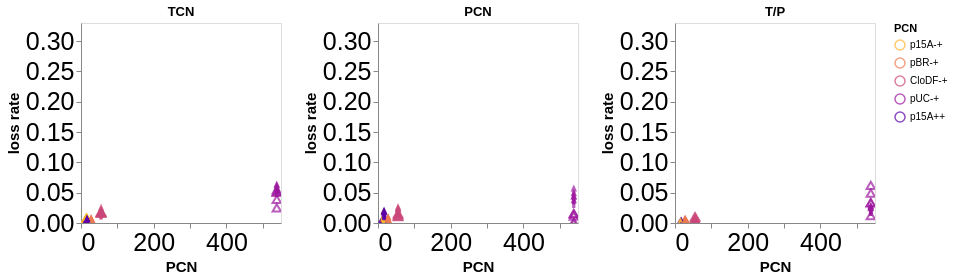

Notebook cell for this chart:
### Code cell
TCN_loss_PCNasX = alt.Chart(combined_scatter_DF).mark_point(size=70).encode(
    alt.X("averagePCN", axis=alt.Axis(labelFontSize=25, titleFontSize=15, grid=False), title='PCN'),
    alt.Y("rate_of_loss_log(transposon copy)", scale=alt.Scale(domain=[0, 0.33]), axis=alt.Axis(labelFontSize=25, titleFontSize=15, grid=False), title='loss rate'),
    color=alt.Color('PCN').scale(scheme=colorScheme,reverse=True),
    shape=alt.Shape('Kan:O', legend=None, scale=alt.Scale(range=['arrow', 'triangle']))
).properties(
    title='TCN',
    width=200,
    height=200
)

PCN_loss_PCNasX = alt.Chart(combined_scatter_DF).mark_point(size=70).encode(
    alt.X("averagePCN", axis=alt.Axis(labelFontSize=25, titleFontSize=15, grid=False), title='PCN'),
    alt.Y("rate_of_loss_log(plasmid copy)", scale=alt.Scale(domain=[0, 0.33]), axis=alt.Axis(labelFontSize=25, titleFontSize=15, grid=False), title='loss rate'),
    color=alt.Color('PCN').scale(scheme=colorScheme,reverse=True),
    shape=alt.Shape('Kan:O', legend=None, scale=alt.Scale(range=['arrow', 'triangle']))
).properties(
    title='PCN',
    width=200,
    height=200
)

Ratio_loss_PCNasX = alt.Chart(combined_scatter_DF).mark_point(size=70).encode(
    alt.X("averagePCN", axis=alt.Axis(labelFontSize=25, titleFontSize=15, grid=False), title='PCN'),
    alt.Y("rate_of_loss_log(T/P)", scale=alt.Scale(domain=[0, 0.33]), axis=alt.Axis(labelFontSize=25, titleFontSize=15, grid=False), title='loss rate'),
    color=alt.Color('PCN').scale(scheme=colorScheme,reverse=True),
    shape=alt.Shape('Kan:O', legend=None, scale=alt.Scale(range=['arrow', 'triangle']))
).properties(
    title='T/P',
    width=200,
    height=200
)

Loss_combined_PCNasX_chart = TCN_loss_PCNasX | PCN_loss_PCNasX | Ratio_loss_PCNasX

Loss_combined_PCNasX_chart.interactive()

### Figure 1 — Vega-Lite specification as saved in the notebook (floating-point values rounded to 4 significant figures)
{"config": {"view": {"continuousWidth": 300, "continuousHeight": 300}}, "hconcat": [{"mark": {"type": "point", "size": 70}, "encoding": {"color": {"field": "PCN", "scale": {"scheme": "plasma", "reverse": true}, "sort": ["p15A-+", "pBR-+", "CloDF-+", "pUC-+", "p15A++"], "type": "ordinal"}, "shape": {"field": "Kan", "legend": null, "scale": {"range": ["arrow", "triangle"]}, "type": "ordinal"}, "x": {"axis": {"grid": false, "labelFontSize": 25, "titleFontSize": 15}, "field": "averagePCN", "title": "PCN", "type": "quantitative"}, "y": {"axis": {"grid": false, "labelFontSize": 25, "titleFontSize": 15}, "field": "rate_of_loss_log(transposon copy)", "scale": {"domain": [0, 0.33]}, "title": "loss rate", "type": "quantitative"}}, "height": 200, "name": "view_1", "title": "TCN", "width": 200}, {"mark": {"type": "point", "size": 70}, "encoding": {"color": {"field": "PCN", "scale": {"scheme": "plasma", "reverse": true}, "sort": ["p15A-+", "pBR-+", "CloDF-+", "pUC-+", "p15A++"], "type": "ordinal"}, "shape": {"field": "Kan", "legend": null, "scale": {"range": ["arrow", "triangle"]}, "type": "ordinal"}, "x": {"axis": {"grid": false, "labelFontSize": 25, "titleFontSize": 15}, "field": "averagePCN", "title": "PCN", "type": "quantitative"}, "y": {"axis": {"grid": false, "labelFontSize": 25, "titleFontSize": 15}, "field": "rate_of_loss_log(plasmid copy)", "scale": {"domain": [0, 0.33]}, "title": "loss rate", "type": "quantitative"}}, "height": 200, "name": "view_2", "title": "PCN", "width": 200}, {"mark": {"type": "point", "size": 70}, "encoding": {"color": {"field": "PCN", "scale": {"scheme": "plasma", "reverse": true}, "sort": ["p15A-+", "pBR-+", "CloDF-+", "pUC-+", "p15A++"], "type": "ordinal"}, "shape": {"field": "Kan", "legend": null, "scale": {"range": ["arrow", "triangle"]}, "type": "ordinal"}, "x": {"axis": {"grid": false, "labelFontSize": 25, "titleFontSize": 15}, "field": "averagePCN", "title": "PCN", "type": "quantitative"}, "y": {"axis": {"grid": false, "labelFontSize": 25, "titleFontSize": 15}, "field": "rate_of_loss_log(T/P)", "scale": {"domain": [0, 0.33]}, "title": "loss rate", "type": "quantitative"}}, "height": 200, "name": "view_3", "title": "T/P", "width": 200}], "data": {"name": "data-3c9eb30d3b977142ca629fa752b24a02"}, "params": [{"name": "param_4", "select": {"type": "interval", "encodings": ["x", "y"]}, "bind": "scales", "views": ["view_1", "view_2", "view_3"]}], "$schema": "https://vega.github.io/schema/vega-lite/v5.20.1.json", "datasets": {"data-3c9eb30d3b977142ca629fa752b24a02": [{"PCN": "p15A-+", "ExpRep": "1", "rate_of_loss_log(transposon copy)": 0.006047, "rate_of_loss_log(plasmid copy)": -0.004918, "rate_of_loss_log(T/P)": -0.01314, "Kan": 1, "averagePCN": 15.26, "replicate_averagePCN": 21.29}, {"PCN": "p15A-+", "ExpRep": "2", "rate_of_loss_log(transposon copy)": 0.005428, "rate_of_loss_log(plasmid copy)": -0.001513, "rate_of_loss_log(T/P)": -0.008341, "Kan": 1, "averagePCN": 15.26, "replicate_averagePCN": 20.02}, {"PCN": "p15A-+", "ExpRep": "3", "rate_of_loss_log(transposon copy)": 0.005499, "rate_of_loss_log(plasmid copy)": -0.001363, "rate_of_loss_log(T/P)": -0.005094, "Kan": 1, "averagePCN": 15.26, "replicate_averagePCN": 22.15}, {"PCN": "p15A-+", "ExpRep": "4", "rate_of_loss_log(transposon copy)": 0.005521, "rate_of_loss_log(plasmid copy)": -0.001843, "rate_of_loss_log(T/P)": -0.004454, "Kan": 1, "averagePCN": 15.26, "replicate_averagePCN": 21.79}, {"PCN": "p15A-+", "ExpRep": "5", "rate_of_loss_log(transposon copy)": 0.00484, "rate_of_loss_log(plasmid copy)": -0.002297, "rate_of_loss_log(T/P)": -0.003362, "Kan": 1, "averagePCN": 15.26, "replicate_averagePCN": 19.38}, {"PCN": "pBR-+", "ExpRep": "1", "rate_of_loss_log(transposon copy)": 0.0005032, "rate_of_loss_log(plasmid copy)": -0.001049, "rate_of_loss_log(T/P)": 0.001611, "Kan": 1, "averagePCN": 27.86, "replicate_averagePCN": 27.72}, {"PCN": "pBR-+", "ExpRep": "2", "rate_of_loss_log(transposon copy)": -0.0005459, "rate_of_loss_log(plasmid copy)": -0.002171, "rate_of_loss_log(T/P)": 0.001601, "Kan": 1, "averagePCN": 27.86, "replicate_averagePCN": 28.79}, {"PCN": "pBR-+", "ExpRep": "3", "rate_of_loss_log(transposon copy)": -0.0004812, "rate_of_loss_log(plasmid copy)": -0.001582, "rate_of_loss_log(T/P)": 0.001128, "Kan": 1, "averagePCN": 27.86, "replicate_averagePCN": 27.03}, {"PCN": "pBR-+", "ExpRep": "4", "rate_of_loss_log(transposon copy)": 0.0007958, "rate_of_loss_log(plasmid copy)": -0.0008876, "rate_of_loss_log(T/P)": 0.001744, "Kan": 1, "averagePCN": 27.86, "replicate_averagePCN": 26.54}, {"PCN": "pBR-+", "ExpRep": "5", "rate_of_loss_log(transposon copy)": 0.001376, "rate_of_loss_log(plasmid copy)": -0.0004537, "rate_of_loss_log(T/P)": 0.00192, "Kan": 1, "averagePCN": 27.86, "replicate_averagePCN": 24.56}, {"PCN": "CloDF-+", "ExpRep": "1", "rate_of_loss_log(transposon copy)": 0.01515, "rate_of_loss_log(plasmid copy)": 0.008492, "rate_of_loss_log(T/P)": 0.007258, "Kan": 1, "averagePCN": 55.16, "replicate_averagePCN": 55.29}, {"PCN": "CloDF-+", "ExpRep": "2", "rate_of_loss_log(transposon copy)": 0.01392, "rate_of_loss_log(plasmid copy)": 0.01086, "rate_of_loss_log(T/P)": 0.00356, "Kan": 1, "averagePCN": 55.16, "replicate_averagePCN": 55.22}, {"PCN": "CloDF-+", "ExpRep": "3", "rate_of_loss_log(transposon copy)": 0.01662, "rate_of_loss_log(plasmid copy)": 0.0089, "rate_of_loss_log(T/P)": 0.008372, "Kan": 1, "averagePCN": 55.16, "replicate_averagePCN": 62.51}, {"PCN": "CloDF-+", "ExpRep": "4", "rate_of_loss_log(transposon copy)": 0.01515, "rate_of_loss_log(plasmid copy)": 0.01181, "rate_of_loss_log(T/P)": 0.004043, "Kan": 1, "averagePCN": 55.16, "replicate_averagePCN": 43.41}, {"PCN": "CloDF-+", "ExpRep": "5", "rate_of_loss_log(transposon copy)": 0.01525, "rate_of_loss_log(plasmid copy)": 0.01385, "rate_of_loss_log(T/P)": 0.002166, "Kan": 1, "averagePCN": 55.16, "replicate_averagePCN": 41.06}, {"PCN": "pUC-+", "ExpRep": "1", "rate_of_loss_log(transposon copy)": 0.03717, "rate_of_loss_log(plasmid copy)": 0.0134, "rate_of_loss_log(T/P)": 0.03148, "Kan": 1, "averagePCN": 538.4, "replicate_averagePCN": 800.3}, {"PCN": "pUC-+", "ExpRep": "2", "rate_of_loss_log(transposon copy)": 0.04937, "rate_of_loss_log(plasmid copy)": -0.000172, "rate_of_loss_log(T/P)": 0.06009, "Kan": 1, "averagePCN": 538.4, "replicate_averagePCN": 1998.0}, {"PCN": "pUC-+", "ExpRep": "3", "rate_of_loss_log(transposon copy)": 0.04887, "rate_of_loss_log(plasmid copy)": -0.00293, "rate_of_loss_log(T/P)": 0.04724, "Kan": 1, "averagePCN": 538.4, "replicate_averagePCN": 1675.0}, {"PCN": "pUC-+", "ExpRep": "4", "rate_of_loss_log(transposon copy)": 0.02294, "rate_of_loss_log(plasmid copy)": 0.01311, "rate_of_loss_log(T/P)": 0.01019, "Kan": 1, "averagePCN": 538.4, "replicate_averagePCN": 791.0}, {"PCN": "pUC-+", "ExpRep": "5", "rate_of_loss_log(transposon copy)": 0.05257, "rate_of_loss_log(plasmid copy)": 0.009218, "rate_of_loss_log(T/P)": 0.03134, "Kan": 1, "averagePCN": 538.4, "replicate_averagePCN": 970.6}, {"PCN": "p15A++", "ExpRep": "1", "rate_of_loss_log(transposon copy)": -0.0003878, "rate_of_loss_log(plasmid copy)": -0.0003807, "rate_of_loss_log(T/P)": -0.0003667, "Kan": 1, "averagePCN": 16.61, "replicate_averagePCN": 28.24}, {"PCN": "p15A++", "ExpRep": "2", "rate_of_loss_log(transposon copy)": 0.0003061, "rate_of_loss_log(plasmid copy)": 0.002352, "rate_of_loss_log(T/P)": -0.001093, "Kan": 1, "averagePCN": 16.61, "replicate_averagePCN": 27.48}, {"PCN": "p15A++", "ExpRep": "3", "rate_of_loss_log(transposon copy)": 0.0006391, "rate_of_loss_log(plasmid copy)": 0.005642, "rate_of_loss_log(T/P)": -0.003347, "Kan": 1, "averagePCN": 16.61, "replicate_averagePCN": 29.12}, {"PCN": "p15A++", "ExpRep": "4", "rate_of_loss_log(transposon copy)": 0.001036, "rate_of_loss_log(plasmid copy)": 0.00694, "rate_of_loss_log(T/P)": -0.004008, "Kan": 1, "averagePCN": 16.61, "replicate_averagePCN": 30.68}, {"PCN": "p15A++", "ExpRep": "5", "rate_of_loss_log(transposon copy)": 2.821e-05, "rate_of_loss_log(plasmid copy)": 0.003707, "rate_of_loss_log(T/P)": -0.003263, "Kan": 1, "averagePCN": 16.61, "replicate_averagePCN": 26.91}, {"PCN": "p15A-+", "ExpRep": "1", "rate_of_loss_log(transposon copy)": 0.005388, "rate_of_loss_log(plasmid copy)": 0.006807, "rate_of_loss_log(T/P)": -0.01238, "Kan": 0, "averagePCN": 15.26, "replicate_averagePCN": 14.49}, {"PCN": "p15A-+", "ExpRep": "2", "rate_of_loss_log(transposon copy)": 0.00472, "rate_of_loss_log(plasmid copy)": 0.001924, "rate_of_loss_log(T/P)": -0.002164, "Kan": 0, "averagePCN": 15.26, "replicate_averagePCN": 18.45}, {"PCN": "p15A-+", "ExpRep": "3", "rate_of_loss_log(transposon copy)": 0.005234, "rate_of_loss_log(plasmid copy)": 0.01422, "rate_of_loss_log(T/P)": -0.02049, "Kan": 0, "averagePCN": 15.26, "replicate_averagePCN": 13.42}, {"PCN": "p15A-+", "ExpRep": "4", "rate_of_loss_log(transposon copy)": 0.005397, "rate_of_loss_log(plasmid copy)": 0.005145, "rate_of_loss_log(T/P)": -0.005533, "Kan": 0, "averagePCN": 15.26, "replicate_averagePCN": 14.22}, {"PCN": "p15A-+", "ExpRep": "5", "rate_of_loss_log(transposon copy)": 0.004972, "rate_of_loss_log(plasmid copy)": 0.00299, "rate_of_loss_log(T/P)": -0.0008193, "Kan": 0, "averagePCN": 15.26, "replicate_averagePCN": 15.75}, {"PCN": "pBR-+", "ExpRep": "1", "rate_of_loss_log(transposon copy)": 0.002634, "rate_of_loss_log(plasmid copy)": 0.00431, "rate_of_loss_log(T/P)": -0.001545, "Kan": 0, "averagePCN": 27.86, "replicate_averagePCN": 28.36}, {"PCN": "pBR-+", "ExpRep": "2", "rate_of_loss_log(transposon copy)": 0.0004964, "rate_of_loss_log(plasmid copy)": 0.002283, "rate_of_loss_log(T/P)": -0.001757, "Kan": 0, "averagePCN": 27.86, "replicate_averagePCN": 28.85}, {"PCN": "pBR-+", "ExpRep": "3", "rate_of_loss_log(transposon copy)": 0.003918, "rate_of_loss_log(plasmid copy)": 0.005587, "rate_of_loss_log(T/P)": -0.001483, "Kan": 0, "averagePCN": 27.86, "replicate_averagePCN": 27.49}, {"PCN": "pBR-+", "ExpRep": "4", "rate_of_loss_log(transposon copy)": 0.002692, "rate_of_loss_log(plasmid copy)": 0.003655, "rate_of_loss_log(T/P)": -0.0008399, "Kan": 0, "averagePCN": 27.86, "replicate_averagePCN": 28.17}, {"PCN": "pBR-+", "ExpRep": "5", "rate_of_loss_log(transposon copy)": 0.003168, "rate_of_loss_log(plasmid copy)": 0.004558, "rate_of_loss_log(T/P)": -0.001228, "Kan": 0, "averagePCN": 27.86, "replicate_averagePCN": 26.43}, {"PCN": "CloDF-+", "ExpRep": "1", "rate_of_loss_log(transposon copy)": 0.02117, "rate_of_loss_log(plasmid copy)": 0.02227, "rate_of_loss_log(T/P)": 0.0005129, "Kan": 0, "averagePCN": 55.16, "replicate_averagePCN": 60.8}, {"PCN": "CloDF-+", "ExpRep": "2", "rate_of_loss_log(transposon copy)": 0.01553, "rate_of_loss_log(plasmid copy)": 0.01877, "rate_of_loss_log(T/P)": -0.002265, "Kan": 0, "averagePCN": 55.16, "replicate_averagePCN": 57.66}, {"PCN": "CloDF-+", "ExpRep": "3", "rate_of_loss_log(transposon copy)": 0.01712, "rate_of_loss_log(plasmid copy)": 0.01956, "rate_of_loss_log(T/P)": -0.001391, "Kan": 0, "averagePCN": 55.16, "replicate_averagePCN": 54.46}, {"PCN": "CloDF-+", "ExpRep": "4", "rate_of_loss_log(transposon copy)": 0.0138, "rate_of_loss_log(plasmid copy)": 0.01418, "rate_of_loss_log(T/P)": 0.0006557, "Kan": 0, "averagePCN": 55.16, "replicate_averagePCN": 54.9}, {"PCN": "CloDF-+", "ExpRep": "5", "rate_of_loss_log(transposon copy)": 0.01649, "rate_of_loss_log(plasmid copy)": 0.01786, "rate_of_loss_log(T/P)": -2.174e-05, "Kan": 0, "averagePCN": 55.16, "replicate_averagePCN": 47.99}, {"PCN": "pUC-+", "ExpRep": "1", "rate_of_loss_log(transposon copy)": 0.0519, "rate_of_loss_log(plasmid copy)": 0.03344, "rate_of_loss_log(T/P)": 0.02332, "Kan": 0, "averagePCN": 538.4, "replicate_averagePCN": 580.3}, {"PCN": "pUC-+", "ExpRep": "2", "rate_of_loss_log(transposon copy)": 0.05812, "rate_of_loss_log(plasmid copy)": 0.04506, "rate_of_loss_log(T/P)": 0.02043, "Kan": 0, "averagePCN": 538.4, "replicate_averagePCN": 514.2}, {"PCN": "pUC-+", "ExpRep": "3", "rate_of_loss_log(transposon copy)": 0.05457, "rate_of_loss_log(plasmid copy)": 0.03969, "rate_of_loss_log(T/P)": 0.02321, "Kan": 0, "averagePCN": 538.4, "replicate_averagePCN": 572.0}, {"PCN": "pUC-+", "ExpRep": "4", "rate_of_loss_log(transposon copy)": 0.05942, "rate_of_loss_log(plasmid copy)": 0.05265, "rate_of_loss_log(T/P)": 0.0234, "Kan": 0, "averagePCN": 538.4, "replicate_averagePCN": 521.3}, {"PCN": "pUC-+", "ExpRep": "5", "rate_of_loss_log(transposon copy)": 0.05163, "rate_of_loss_log(plasmid copy)": 0.03939, "rate_of_loss_log(T/P)": 0.02025, "Kan": 0, "averagePCN": 538.4, "replicate_averagePCN": 504.1}, {"PCN": "p15A++", "ExpRep": "1", "rate_of_loss_log(transposon copy)": 0.002424, "rate_of_loss_log(plasmid copy)": 0.01421, "rate_of_loss_log(T/P)": -0.009134, "Kan": 0, "averagePCN": 16.61, "replicate_averagePCN": 16.56}, {"PCN": "p15A++", "ExpRep": "2", "rate_of_loss_log(transposon copy)": 0.002367, "rate_of_loss_log(plasmid copy)": 0.01492, "rate_of_loss_log(T/P)": -0.01005, "Kan": 0, "averagePCN": 16.61, "replicate_averagePCN": 17.45}, {"PCN": "p15A++", "ExpRep": "3", "rate_of_loss_log(transposon copy)": 0.002244, "rate_of_loss_log(plasmid copy)": 0.01328, "rate_of_loss_log(T/P)": -0.008482, "Kan": 0, "averagePCN": 16.61, "replicate_averagePCN": 18.02}, {"PCN": "p15A++", "ExpRep": "4", "rate_of_loss_log(transposon copy)": 0.001669, "rate_of_loss_log(plasmid copy)": 0.01655, "rate_of_loss_log(T/P)": -0.01321, "Kan": 0, "averagePCN": 16.61, "replicate_averagePCN": 15.62}, {"PCN": "p15A++", "ExpRep": "5", "rate_of_loss_log(transposon copy)": 0.001864, "rate_of_loss_log(plasmid copy)": 0.01387, "rate_of_loss_log(T/P)": -0.009881, "Kan": 0, "averagePCN": 16.61, "replicate_averagePCN": 15.38}]}}
